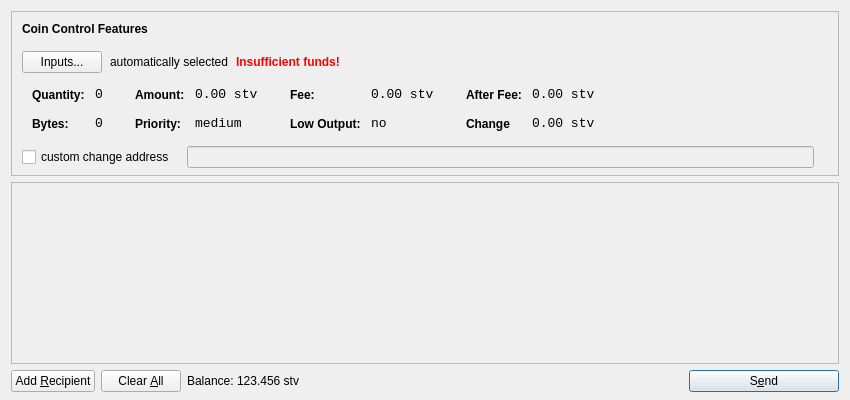
<?xml version="1.0" encoding="UTF-8"?>
<ui version="4.0">
 <class>SendCoinsDialog</class>
 <widget class="QDialog" name="SendCoinsDialog">
  <property name="geometry">
   <rect>
    <x>0</x>
    <y>0</y>
    <width>850</width>
    <height>400</height>
   </rect>
  </property>
  <property name="windowTitle">
   <string>Send Coins</string>
  </property>
  <layout class="QVBoxLayout" name="verticalLayout" stretch="0,1,0">
   <property name="bottomMargin">
    <number>8</number>
   </property>
   <item>
    <widget class="QFrame" name="frameCoinControl">
     <property name="sizePolicy">
      <sizepolicy hsizetype="Expanding" vsizetype="Expanding">
       <horstretch>0</horstretch>
       <verstretch>0</verstretch>
      </sizepolicy>
     </property>
     <property name="maximumSize">
      <size>
       <width>16777215</width>
       <height>16777215</height>
      </size>
     </property>
     <property name="frameShape">
      <enum>QFrame::StyledPanel</enum>
     </property>
     <property name="frameShadow">
      <enum>QFrame::Sunken</enum>
     </property>
     <layout class="QVBoxLayout" name="verticalLayoutCoinControl2">
      <property name="spacing">
       <number>6</number>
      </property>
      <property name="leftMargin">
       <number>0</number>
      </property>
      <property name="topMargin">
       <number>0</number>
      </property>
      <property name="rightMargin">
       <number>0</number>
      </property>
      <property name="bottomMargin">
       <number>6</number>
      </property>
      <item>
       <layout class="QVBoxLayout" name="verticalLayoutCoinControl" stretch="0,0,0,0,1">
        <property name="spacing">
         <number>0</number>
        </property>
        <property name="leftMargin">
         <number>10</number>
        </property>
        <property name="topMargin">
         <number>10</number>
        </property>
        <item>
         <layout class="QHBoxLayout" name="horizontalLayoutCoinControl1">
          <property name="bottomMargin">
           <number>15</number>
          </property>
          <item>
           <widget class="QLabel" name="labelCoinControlFeatures">
            <property name="sizePolicy">
             <sizepolicy hsizetype="Preferred" vsizetype="Maximum">
              <horstretch>0</horstretch>
              <verstretch>0</verstretch>
             </sizepolicy>
            </property>
            <property name="font">
             <font>
              <weight>75</weight>
              <bold>true</bold>
             </font>
            </property>
            <property name="styleSheet">
             <string notr="true">font-weight:bold;</string>
            </property>
            <property name="text">
             <string>Coin Control Features</string>
            </property>
           </widget>
          </item>
         </layout>
        </item>
        <item>
         <layout class="QHBoxLayout" name="horizontalLayoutCoinControl2" stretch="0,0,0,0">
          <property name="spacing">
           <number>8</number>
          </property>
          <property name="bottomMargin">
           <number>10</number>
          </property>
          <item>
           <widget class="QPushButton" name="pushButtonCoinControl">
            <property name="styleSheet">
             <string notr="true"/>
            </property>
            <property name="text">
             <string>Inputs...</string>
            </property>
           </widget>
          </item>
          <item>
           <widget class="QLabel" name="labelCoinControlAutomaticallySelected">
            <property name="text">
             <string>automatically selected</string>
            </property>
            <property name="margin">
             <number>5</number>
            </property>
           </widget>
          </item>
          <item>
           <widget class="QLabel" name="labelCoinControlInsuffFunds">
            <property name="font">
             <font>
              <weight>75</weight>
              <bold>true</bold>
             </font>
            </property>
            <property name="styleSheet">
             <string notr="true">color:red;font-weight:bold;</string>
            </property>
            <property name="text">
             <string>Insufficient funds!</string>
            </property>
            <property name="margin">
             <number>5</number>
            </property>
           </widget>
          </item>
          <item>
           <spacer name="horizontalSpacerCoinControl">
            <property name="orientation">
             <enum>Qt::Horizontal</enum>
            </property>
            <property name="sizeHint" stdset="0">
             <size>
              <width>40</width>
              <height>1</height>
             </size>
            </property>
           </spacer>
          </item>
         </layout>
        </item>
        <item>
         <widget class="QWidget" name="widgetCoinControl" native="true">
          <property name="sizePolicy">
           <sizepolicy hsizetype="Preferred" vsizetype="Preferred">
            <horstretch>0</horstretch>
            <verstretch>0</verstretch>
           </sizepolicy>
          </property>
          <property name="minimumSize">
           <size>
            <width>0</width>
            <height>0</height>
           </size>
          </property>
          <property name="styleSheet">
           <string notr="true"/>
          </property>
          <layout class="QHBoxLayout" name="horizontalLayoutCoinControl5">
           <property name="leftMargin">
            <number>0</number>
           </property>
           <property name="topMargin">
            <number>0</number>
           </property>
           <property name="rightMargin">
            <number>0</number>
           </property>
           <property name="bottomMargin">
            <number>0</number>
           </property>
           <item>
            <layout class="QHBoxLayout" name="horizontalLayoutCoinControl3" stretch="0,0,0,1">
             <property name="spacing">
              <number>20</number>
             </property>
             <property name="topMargin">
              <number>0</number>
             </property>
             <property name="bottomMargin">
              <number>10</number>
             </property>
             <item>
              <layout class="QFormLayout" name="formLayoutCoinControl1">
               <property name="horizontalSpacing">
                <number>10</number>
               </property>
               <property name="verticalSpacing">
                <number>14</number>
               </property>
               <property name="leftMargin">
                <number>10</number>
               </property>
               <property name="topMargin">
                <number>4</number>
               </property>
               <property name="rightMargin">
                <number>6</number>
               </property>
               <item row="0" column="0">
                <widget class="QLabel" name="labelCoinControlQuantityText">
                 <property name="styleSheet">
                  <string notr="true">font-weight:bold;</string>
                 </property>
                 <property name="text">
                  <string>Quantity:</string>
                 </property>
                 <property name="margin">
                  <number>0</number>
                 </property>
                </widget>
               </item>
               <item row="0" column="1">
                <widget class="QLabel" name="labelCoinControlQuantity">
                 <property name="font">
                  <font>
                   <family>Monospace</family>
                   <pointsize>10</pointsize>
                  </font>
                 </property>
                 <property name="cursor">
                  <cursorShape>IBeamCursor</cursorShape>
                 </property>
                 <property name="contextMenuPolicy">
                  <enum>Qt::ActionsContextMenu</enum>
                 </property>
                 <property name="text">
                  <string>0</string>
                 </property>
                 <property name="margin">
                  <number>0</number>
                 </property>
                 <property name="textInteractionFlags">
                  <set>Qt::LinksAccessibleByMouse|Qt::TextSelectableByKeyboard|Qt::TextSelectableByMouse</set>
                 </property>
                </widget>
               </item>
               <item row="1" column="0">
                <widget class="QLabel" name="labelCoinControlBytesText">
                 <property name="styleSheet">
                  <string notr="true">font-weight:bold;</string>
                 </property>
                 <property name="text">
                  <string>Bytes:</string>
                 </property>
                </widget>
               </item>
               <item row="1" column="1">
                <widget class="QLabel" name="labelCoinControlBytes">
                 <property name="font">
                  <font>
                   <family>Monospace</family>
                   <pointsize>10</pointsize>
                  </font>
                 </property>
                 <property name="cursor">
                  <cursorShape>IBeamCursor</cursorShape>
                 </property>
                 <property name="contextMenuPolicy">
                  <enum>Qt::ActionsContextMenu</enum>
                 </property>
                 <property name="text">
                  <string>0</string>
                 </property>
                 <property name="textInteractionFlags">
                  <set>Qt::LinksAccessibleByMouse|Qt::TextSelectableByKeyboard|Qt::TextSelectableByMouse</set>
                 </property>
                </widget>
               </item>
              </layout>
             </item>
             <item>
              <layout class="QFormLayout" name="formLayoutCoinControl2">
               <property name="horizontalSpacing">
                <number>10</number>
               </property>
               <property name="verticalSpacing">
                <number>14</number>
               </property>
               <property name="leftMargin">
                <number>6</number>
               </property>
               <property name="topMargin">
                <number>4</number>
               </property>
               <property name="rightMargin">
                <number>6</number>
               </property>
               <item row="0" column="0">
                <widget class="QLabel" name="labelCoinControlAmountText">
                 <property name="styleSheet">
                  <string notr="true">font-weight:bold;</string>
                 </property>
                 <property name="text">
                  <string>Amount:</string>
                 </property>
                 <property name="margin">
                  <number>0</number>
                 </property>
                </widget>
               </item>
               <item row="0" column="1">
                <widget class="QLabel" name="labelCoinControlAmount">
                 <property name="font">
                  <font>
                   <family>Monospace</family>
                   <pointsize>10</pointsize>
                  </font>
                 </property>
                 <property name="cursor">
                  <cursorShape>IBeamCursor</cursorShape>
                 </property>
                 <property name="contextMenuPolicy">
                  <enum>Qt::ActionsContextMenu</enum>
                 </property>
                 <property name="text">
                  <string>0.00 stv</string>
                 </property>
                 <property name="textInteractionFlags">
                  <set>Qt::LinksAccessibleByMouse|Qt::TextSelectableByKeyboard|Qt::TextSelectableByMouse</set>
                 </property>
                </widget>
               </item>
               <item row="1" column="0">
                <widget class="QLabel" name="labelCoinControlPriorityText">
                 <property name="styleSheet">
                  <string notr="true">font-weight:bold;</string>
                 </property>
                 <property name="text">
                  <string>Priority:</string>
                 </property>
                </widget>
               </item>
               <item row="1" column="1">
                <widget class="QLabel" name="labelCoinControlPriority">
                 <property name="font">
                  <font>
                   <family>Monospace</family>
                   <pointsize>10</pointsize>
                  </font>
                 </property>
                 <property name="cursor">
                  <cursorShape>IBeamCursor</cursorShape>
                 </property>
                 <property name="contextMenuPolicy">
                  <enum>Qt::ActionsContextMenu</enum>
                 </property>
                 <property name="text">
                  <string>medium</string>
                 </property>
                 <property name="textInteractionFlags">
                  <set>Qt::LinksAccessibleByMouse|Qt::TextSelectableByKeyboard|Qt::TextSelectableByMouse</set>
                 </property>
                </widget>
               </item>
              </layout>
             </item>
             <item>
              <layout class="QFormLayout" name="formLayoutCoinControl3">
               <property name="horizontalSpacing">
                <number>10</number>
               </property>
               <property name="verticalSpacing">
                <number>14</number>
               </property>
               <property name="leftMargin">
                <number>6</number>
               </property>
               <property name="topMargin">
                <number>4</number>
               </property>
               <property name="rightMargin">
                <number>6</number>
               </property>
               <item row="0" column="0">
                <widget class="QLabel" name="labelCoinControlFeeText">
                 <property name="styleSheet">
                  <string notr="true">font-weight:bold;</string>
                 </property>
                 <property name="text">
                  <string>Fee:</string>
                 </property>
                 <property name="margin">
                  <number>0</number>
                 </property>
                </widget>
               </item>
               <item row="0" column="1">
                <widget class="QLabel" name="labelCoinControlFee">
                 <property name="font">
                  <font>
                   <family>Monospace</family>
                   <pointsize>10</pointsize>
                  </font>
                 </property>
                 <property name="cursor">
                  <cursorShape>IBeamCursor</cursorShape>
                 </property>
                 <property name="contextMenuPolicy">
                  <enum>Qt::ActionsContextMenu</enum>
                 </property>
                 <property name="text">
                  <string>0.00 stv</string>
                 </property>
                 <property name="textInteractionFlags">
                  <set>Qt::LinksAccessibleByMouse|Qt::TextSelectableByKeyboard|Qt::TextSelectableByMouse</set>
                 </property>
                </widget>
               </item>
               <item row="1" column="0">
                <widget class="QLabel" name="labelCoinControlLowOutputText">
                 <property name="styleSheet">
                  <string notr="true">font-weight:bold;</string>
                 </property>
                 <property name="text">
                  <string>Low Output:</string>
                 </property>
                </widget>
               </item>
               <item row="1" column="1">
                <widget class="QLabel" name="labelCoinControlLowOutput">
                 <property name="font">
                  <font>
                   <family>Monospace</family>
                   <pointsize>10</pointsize>
                  </font>
                 </property>
                 <property name="cursor">
                  <cursorShape>IBeamCursor</cursorShape>
                 </property>
                 <property name="contextMenuPolicy">
                  <enum>Qt::ActionsContextMenu</enum>
                 </property>
                 <property name="text">
                  <string>no</string>
                 </property>
                 <property name="textInteractionFlags">
                  <set>Qt::LinksAccessibleByMouse|Qt::TextSelectableByKeyboard|Qt::TextSelectableByMouse</set>
                 </property>
                </widget>
               </item>
              </layout>
             </item>
             <item>
              <layout class="QFormLayout" name="formLayoutCoinControl4">
               <property name="horizontalSpacing">
                <number>10</number>
               </property>
               <property name="verticalSpacing">
                <number>14</number>
               </property>
               <property name="leftMargin">
                <number>6</number>
               </property>
               <property name="topMargin">
                <number>4</number>
               </property>
               <property name="rightMargin">
                <number>6</number>
               </property>
               <item row="0" column="0">
                <widget class="QLabel" name="labelCoinControlAfterFeeText">
                 <property name="styleSheet">
                  <string notr="true">font-weight:bold;</string>
                 </property>
                 <property name="text">
                  <string>After Fee:</string>
                 </property>
                 <property name="margin">
                  <number>0</number>
                 </property>
                </widget>
               </item>
               <item row="0" column="1">
                <widget class="QLabel" name="labelCoinControlAfterFee">
                 <property name="font">
                  <font>
                   <family>Monospace</family>
                   <pointsize>10</pointsize>
                  </font>
                 </property>
                 <property name="cursor">
                  <cursorShape>IBeamCursor</cursorShape>
                 </property>
                 <property name="contextMenuPolicy">
                  <enum>Qt::ActionsContextMenu</enum>
                 </property>
                 <property name="text">
                  <string>0.00 stv</string>
                 </property>
                 <property name="textInteractionFlags">
                  <set>Qt::LinksAccessibleByMouse|Qt::TextSelectableByKeyboard|Qt::TextSelectableByMouse</set>
                 </property>
                </widget>
               </item>
               <item row="1" column="0">
                <widget class="QLabel" name="labelCoinControlChangeText">
                 <property name="styleSheet">
                  <string notr="true">font-weight:bold;</string>
                 </property>
                 <property name="text">
                  <string>Change</string>
                 </property>
                </widget>
               </item>
               <item row="1" column="1">
                <widget class="QLabel" name="labelCoinControlChange">
                 <property name="font">
                  <font>
                   <family>Monospace</family>
                   <pointsize>10</pointsize>
                  </font>
                 </property>
                 <property name="cursor">
                  <cursorShape>IBeamCursor</cursorShape>
                 </property>
                 <property name="contextMenuPolicy">
                  <enum>Qt::ActionsContextMenu</enum>
                 </property>
                 <property name="text">
                  <string>0.00 stv</string>
                 </property>
                 <property name="textInteractionFlags">
                  <set>Qt::LinksAccessibleByMouse|Qt::TextSelectableByKeyboard|Qt::TextSelectableByMouse</set>
                 </property>
                </widget>
               </item>
              </layout>
             </item>
            </layout>
           </item>
          </layout>
         </widget>
        </item>
        <item>
         <layout class="QHBoxLayout" name="horizontalLayoutCoinControl4" stretch="0,0,0">
          <property name="spacing">
           <number>12</number>
          </property>
          <property name="sizeConstraint">
           <enum>QLayout::SetDefaultConstraint</enum>
          </property>
          <property name="topMargin">
           <number>5</number>
          </property>
          <property name="rightMargin">
           <number>5</number>
          </property>
          <item>
           <widget class="QCheckBox" name="checkBoxCoinControlChange">
            <property name="text">
             <string>custom change address</string>
            </property>
           </widget>
          </item>
          <item>
           <widget class="QLineEdit" name="lineEditCoinControlChange">
            <property name="enabled">
             <bool>false</bool>
            </property>
            <property name="sizePolicy">
             <sizepolicy hsizetype="Expanding" vsizetype="Fixed">
              <horstretch>0</horstretch>
              <verstretch>0</verstretch>
             </sizepolicy>
            </property>
           </widget>
          </item>
          <item>
           <widget class="QLabel" name="labelCoinControlChangeLabel">
            <property name="sizePolicy">
             <sizepolicy hsizetype="Preferred" vsizetype="Expanding">
              <horstretch>0</horstretch>
              <verstretch>0</verstretch>
             </sizepolicy>
            </property>
            <property name="minimumSize">
             <size>
              <width>0</width>
              <height>0</height>
             </size>
            </property>
            <property name="text">
             <string/>
            </property>
            <property name="margin">
             <number>3</number>
            </property>
           </widget>
          </item>
         </layout>
        </item>
        <item>
         <spacer name="verticalSpacerCoinControl">
          <property name="orientation">
           <enum>Qt::Vertical</enum>
          </property>
          <property name="sizeHint" stdset="0">
           <size>
            <width>800</width>
            <height>1</height>
           </size>
          </property>
         </spacer>
        </item>
       </layout>
      </item>
     </layout>
    </widget>
   </item>
   <item>
    <widget class="QScrollArea" name="scrollArea">
     <property name="widgetResizable">
      <bool>true</bool>
     </property>
     <widget class="QWidget" name="scrollAreaWidgetContents">
      <property name="geometry">
       <rect>
        <x>0</x>
        <y>0</y>
        <width>830</width>
        <height>172</height>
       </rect>
      </property>
      <layout class="QVBoxLayout" name="verticalLayout_2">
       <property name="leftMargin">
        <number>0</number>
       </property>
       <property name="topMargin">
        <number>0</number>
       </property>
       <property name="rightMargin">
        <number>0</number>
       </property>
       <property name="bottomMargin">
        <number>0</number>
       </property>
       <item>
        <layout class="QVBoxLayout" name="entries">
         <property name="spacing">
          <number>6</number>
         </property>
        </layout>
       </item>
       <item>
        <spacer name="verticalSpacer">
         <property name="orientation">
          <enum>Qt::Vertical</enum>
         </property>
         <property name="sizeHint" stdset="0">
          <size>
           <width>20</width>
           <height>40</height>
          </size>
         </property>
        </spacer>
       </item>
      </layout>
     </widget>
    </widget>
   </item>
   <item>
    <layout class="QHBoxLayout" name="horizontalLayout">
     <item>
      <widget class="QPushButton" name="addButton">
       <property name="toolTip">
        <string>Send to multiple recipients at once</string>
       </property>
       <property name="text">
        <string>Add &amp;Recipient</string>
       </property>
       <property name="icon">
        <iconset resource="../bitcoin.qrc">
         <normaloff>:/icons/add</normaloff>:/icons/add</iconset>
       </property>
       <property name="autoDefault">
        <bool>false</bool>
       </property>
      </widget>
     </item>
     <item>
      <widget class="QPushButton" name="clearButton">
       <property name="sizePolicy">
        <sizepolicy hsizetype="Minimum" vsizetype="Fixed">
         <horstretch>0</horstretch>
         <verstretch>0</verstretch>
        </sizepolicy>
       </property>
       <property name="toolTip">
        <string>Remove all transaction fields</string>
       </property>
       <property name="text">
        <string>Clear &amp;All</string>
       </property>
       <property name="icon">
        <iconset resource="../bitcoin.qrc">
         <normaloff>:/icons/remove</normaloff>:/icons/remove</iconset>
       </property>
       <property name="autoRepeatDelay">
        <number>300</number>
       </property>
       <property name="autoDefault">
        <bool>false</bool>
       </property>
      </widget>
     </item>
     <item>
      <layout class="QHBoxLayout" name="horizontalLayout_2">
       <property name="spacing">
        <number>3</number>
       </property>
       <item>
        <widget class="QLabel" name="label">
         <property name="sizePolicy">
          <sizepolicy hsizetype="Preferred" vsizetype="Fixed">
           <horstretch>0</horstretch>
           <verstretch>0</verstretch>
          </sizepolicy>
         </property>
         <property name="text">
          <string>Balance:</string>
         </property>
        </widget>
       </item>
       <item>
        <widget class="QLabel" name="labelBalance">
         <property name="sizePolicy">
          <sizepolicy hsizetype="Preferred" vsizetype="Fixed">
           <horstretch>0</horstretch>
           <verstretch>0</verstretch>
          </sizepolicy>
         </property>
         <property name="cursor">
          <cursorShape>IBeamCursor</cursorShape>
         </property>
         <property name="text">
          <string>123.456 stv</string>
         </property>
         <property name="textInteractionFlags">
          <set>Qt::LinksAccessibleByMouse|Qt::TextSelectableByKeyboard|Qt::TextSelectableByMouse</set>
         </property>
        </widget>
       </item>
      </layout>
     </item>
     <item>
      <spacer name="horizontalSpacer">
       <property name="orientation">
        <enum>Qt::Horizontal</enum>
       </property>
       <property name="sizeHint" stdset="0">
        <size>
         <width>40</width>
         <height>20</height>
        </size>
       </property>
      </spacer>
     </item>
     <item>
      <widget class="QPushButton" name="sendButton">
       <property name="minimumSize">
        <size>
         <width>150</width>
         <height>0</height>
        </size>
       </property>
       <property name="toolTip">
        <string>Confirm the send action</string>
       </property>
       <property name="text">
        <string>S&amp;end</string>
       </property>
       <property name="icon">
        <iconset resource="../bitcoin.qrc">
         <normaloff>:/icons/send</normaloff>:/icons/send</iconset>
       </property>
       <property name="default">
        <bool>true</bool>
       </property>
      </widget>
     </item>
    </layout>
   </item>
  </layout>
 </widget>
 <resources>
  <include location="../bitcoin.qrc"/>
 </resources>
 <connections/>
</ui>
